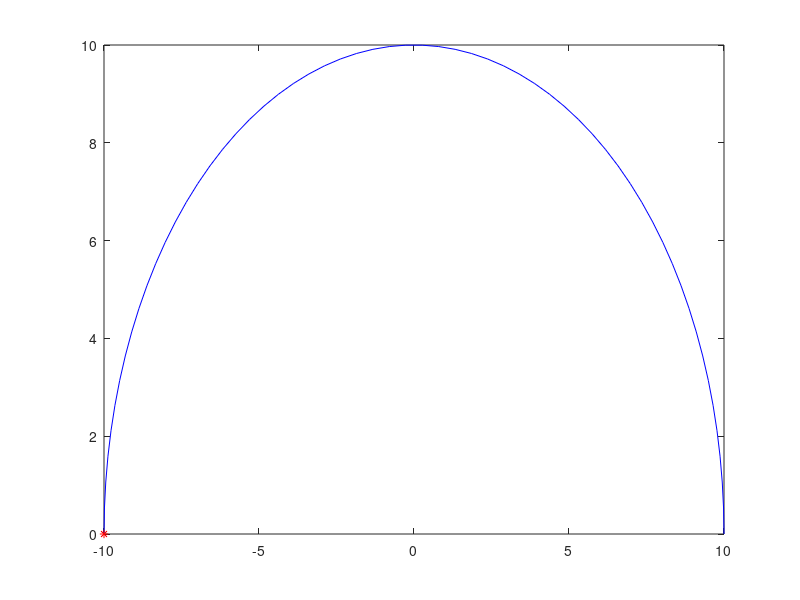

MATLAB code for this plot:
% semi-circle from 0 to 180 degrees
clc; clear all; clf; %clf is clear figure
r = 10;
thetaArray = linspace(0,pi,60);
lengthOfThetaArray = length(thetaArray);
xArray = zeros(lengthOfThetaArray,1);
yArray = zeros(lengthOfThetaArray,1);

%complete path
for index=1:1:lengthOfThetaArray
    theta = thetaArray(index);
    x = r*cos(theta);
    y = r*sin(theta);
    xArray(index) = x;
    yArray(index) = y;    
end

%Current position/displacement
figure(1)
axis([-4*r 4*r -4*r 4*r])
grid on;
for index=1:1:lengthOfThetaArray
    theta = thetaArray(index);
    x = r*cos(theta);
    y = r*sin(theta);
    plot(xArray,yArray,'b',x, y, 'r*');
    drawnow;
    %pause(0.01);
end

